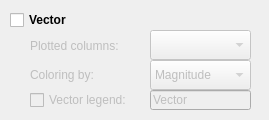
                  <widget class="QWidget" name="widget" native="true">
                   <property name="sizePolicy">
                    <sizepolicy hsizetype="Fixed" vsizetype="Expanding">
                     <horstretch>0</horstretch>
                     <verstretch>0</verstretch>
                    </sizepolicy>
                   </property>
                   <property name="minimumSize">
                    <size>
                     <width>269</width>
                     <height>120</height>
                    </size>
                   </property>
                   <property name="maximumSize">
                    <size>
                     <width>269</width>
                     <height>16777215</height>
                    </size>
                   </property>
                   <widget class="QComboBox" name="vectorChoice">
                    <property name="enabled">
                     <bool>false</bool>
                    </property>
                    <property name="geometry">
                     <rect>
                      <x>150</x>
                      <y>30</y>
                      <width>101</width>
                      <height>30</height>
                     </rect>
                    </property>
                   </widget>
                   <widget class="QLabel" name="vector_LB">
                    <property name="enabled">
                     <bool>false</bool>
                    </property>
                    <property name="geometry">
                     <rect>
                      <x>30</x>
                      <y>30</y>
                      <width>111</width>
                      <height>31</height>
                     </rect>
                    </property>
                    <property name="text">
                     <string>Plotted columns:</string>
                    </property>
                   </widget>
                   <widget class="QCheckBox" name="vector_CB">
                    <property name="geometry">
                     <rect>
                      <x>10</x>
                      <y>10</y>
                      <width>86</width>
                      <height>20</height>
                     </rect>
                    </property>
                    <property name="font">
                     <font>
                      <weight>75</weight>
                      <bold>true</bold>
                     </font>
                    </property>
                    <property name="text">
                     <string>Vector</string>
                    </property>
                   </widget>
                   <widget class="QLabel" name="vectorColorMode_LB">
                    <property name="enabled">
                     <bool>false</bool>
                    </property>
                    <property name="geometry">
                     <rect>
                      <x>30</x>
                      <y>60</y>
                      <width>70</width>
                      <height>30</height>
                     </rect>
                    </property>
                    <property name="text">
                     <string>Coloring by:</string>
                    </property>
                   </widget>
                   <widget class="QComboBox" name="vectorColorMode_Combo">
                    <property name="enabled">
                     <bool>false</bool>
                    </property>
                    <property name="geometry">
                     <rect>
                      <x>150</x>
                      <y>60</y>
                      <width>101</width>
                      <height>30</height>
                     </rect>
                    </property>
                    <item>
                     <property name="text">
                      <string>Magnitude</string>
                     </property>
                    </item>
                    <item>
                     <property name="text">
                      <string>X</string>
                     </property>
                    </item>
                    <item>
                     <property name="text">
                      <string>Y</string>
                     </property>
                    </item>
                    <item>
                     <property name="text">
                      <string>Z</string>
                     </property>
                    </item>
                    <item>
                     <property name="text">
                      <string>Orientation</string>
                     </property>
                    </item>
                   </widget>
                   <widget class="QLineEdit" name="vectorLegend_LE">
                    <property name="enabled">
                     <bool>false</bool>
                    </property>
                    <property name="geometry">
                     <rect>
                      <x>150</x>
                      <y>90</y>
                      <width>101</width>
                      <height>20</height>
                     </rect>
                    </property>
                    <property name="text">
                     <string>Vector</string>
                    </property>
                   </widget>
                   <widget class="QCheckBox" name="vectorLegendBar_CB">
                    <property name="enabled">
                     <bool>false</bool>
                    </property>
                    <property name="geometry">
                     <rect>
                      <x>30</x>
                      <y>90</y>
                      <width>111</width>
                      <height>20</height>
                     </rect>
                    </property>
                    <property name="toolTip">
                     <string>Check to show the scale bar for the data plotted (magnitude for vector data)</string>
                    </property>
                    <property name="text">
                     <string>Vector legend:</string>
                    </property>
                   </widget>
                  </widget>
